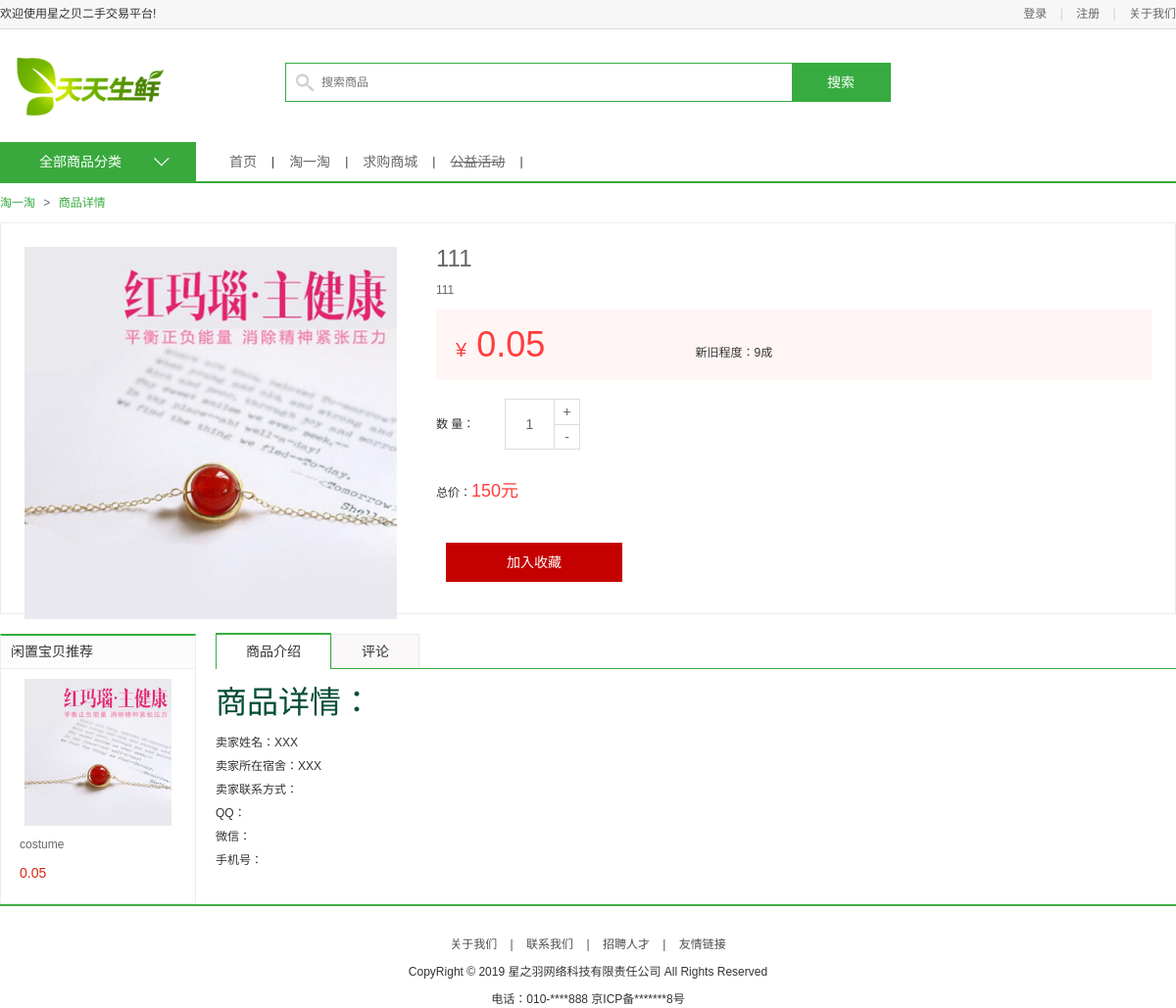
Page /detail/?good_id=15 on the earlier database version.
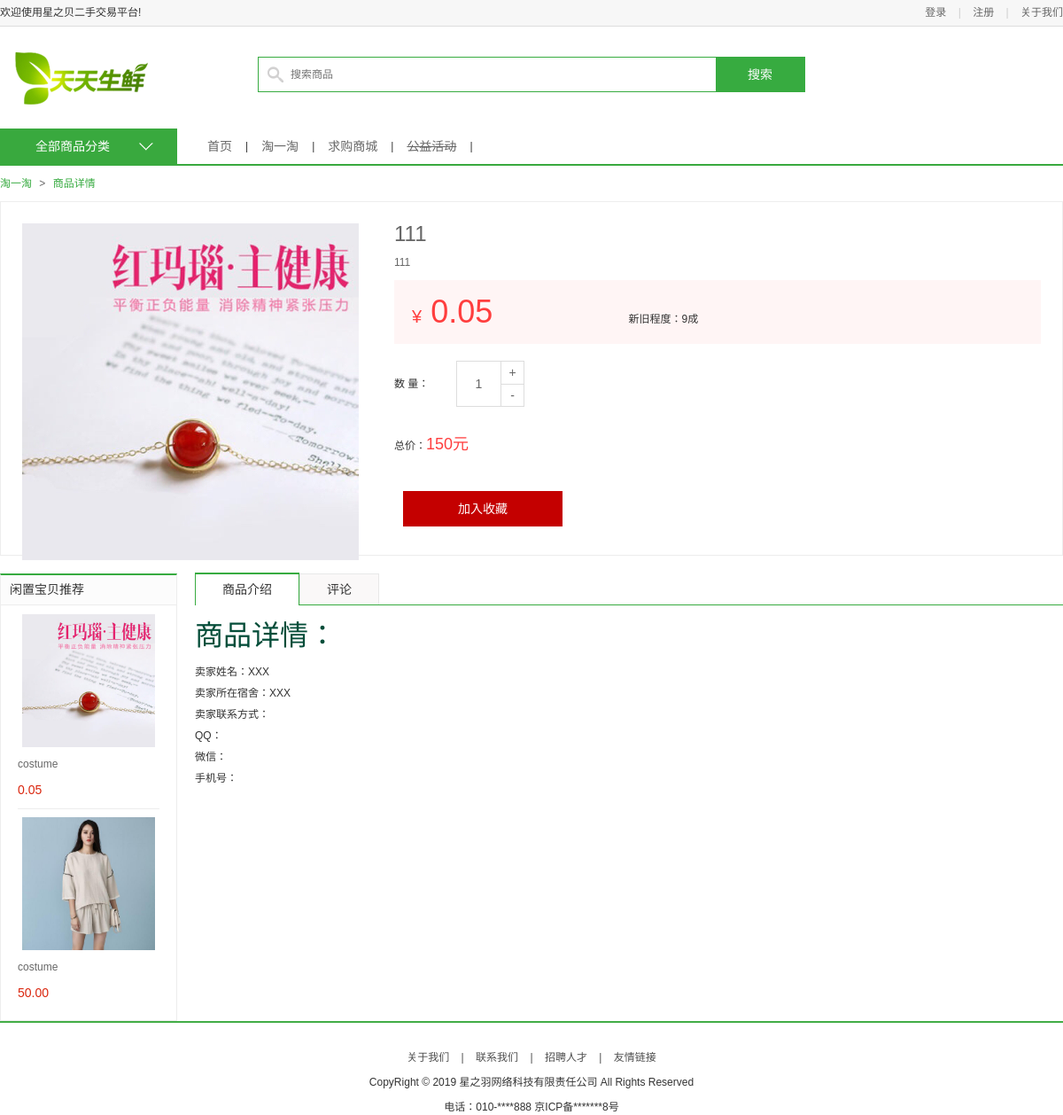
Same page on the later database version.
### apps/df_goods/models.py (models this page shows, shortened)
class GoodsInfo(models.Model):
    DEGREE = (
        ('9', '9成'),
        ('8', '8成'),
        ('7', '7成'),
        ('6', '6成'),
        ('5', '5成以下'),
    )
    TYPE = (
        ('costume','服饰配饰'),
        ('electronics','数码科技'),
        ('sport','运动代步'),
        ('stationery','书籍文具'),
        ('game','虚拟产品'),
        ('other','其他'),
    )
    goods_introduce_default = """
<h1>卖家姓名：XXX</h1>

<h1>卖家所在宿舍：XXX</h1>

<h1>卖家联系方式：</h1>

    <h1>QQ：</h1>

    <h1>微信：</h1>

    <h1>手机号：</h1>




    """
    goods_pic = models.ImageField(upload_to='goods/%Y/%m', blank=True, verbose_name='商品图片')
    goods_name = models.CharField(max_length=30, verbose_name='商品名称')
    goods_detail = models.CharField(max_length=200, verbose_name='商品描述')
    goods_degree = models.CharField(verbose_name='商品新旧程度', choices=DEGREE, max_length=16)
    goods_introduce = HTMLField(verbose_name='商品介绍页', default=goods_introduce_default)
    goods_old_price = models.DecimalField(max_digits=5, decimal_places=2, verbose_name='商品原价(￥)', default=100)
    goods_price = models.DecimalField(max_digits=5, decimal_places=2, verbose_name='商品价格(￥)')
    goods_click = models.IntegerField(verbose_name='商品人气', default=0)
    goods_type = models.CharField(max_length=16, choices=TYPE, verbose_name='商品类型')
    isDelete = models.BooleanField(default=False, verbose_name='是否删除')
    is_recommend = models.BooleanField(default=False, verbose_name='首页推荐')
    add_time = models.DateTimeField(auto_now_add=True, verbose_name='商品添加时间')
    class Meta:
        verbose_name = '商品信息'
        verbose_name_plural = verbose_name

### apps/df_goods/views.py (the view)
# urls.py: path('detail/', Detail.as_view(),  name='detail'),
class Detail(View):
    def get(self, request):
        good_id = request.GET.get('good_id','')
        good = GoodsInfo.objects.get(id=good_id)
        good_type = good.goods_type  #取出类型
        good_type = GoodsInfo.objects.filter(goods_type=good_type)[:3]  #按类型查找
        good.goods_click += 1        #点击商品人气+1
        good.save()
        return render(request, 'detail.html', {
            'good': good,
            'good_ty':good_type
        })

### templates/detail.html (shortened to what this page needs)
{% extends 'base.html' %}
{% load static %}
{% block css %}
    <link rel="stylesheet" type="text/css" href="{% static 'css/style.css' %}">
{% endblock %}
{% block body %}
	<div class="navbar_con">
		<div class="navbar clearfix">
			<div class="subnav_con fl">
				<h1>全部商品分类</h1>
				<span></span>
			</div>
			<ul class="navlist fl">
				<li><a href="{% url 'goods:index' %}">首页</a></li>
				<li class="interval">|</li>
				<li><a href="{% url 'goods:list' 'all' %}">淘一淘</a></li>
				<li class="interval">|</li>
				<li><a href="">求购商城</a></li>
                <li class="interval">|</li>
				<li><a href="" style="text-decoration:line-through;" onclick="alert('暂未开发完成,敬请期待')">公益活动</a></li>
                <li class="interval">|</li>
			</ul>
		</div>
	</div>
	<div class="breadcrumb">
		<a href="{% url 'goods:list' 'all' %}">淘一淘</a>
		<span>></span>
		<a href="#">商品详情</a>
	</div>
	<div class="goods_detail_con clearfix">
		<div class="goods_detail_pic fl"><img src="{{ MEDIA_URL }}{{ good.goods_pic }}" width="380" height="380"></div>
		<div class="goods_detail_list fr">
			<h3>{{ good.goods_name }}</h3>
			<p>{{ good.goods_detail }}</p>
			<div class="prize_bar">
				<span class="show_pirze">¥<em>{{ good.goods_price }}</em></span>
				<span class="show_unit">新旧程度：{{ good.goods_degree }}成</span>
			</div>
			<div class="goods_num clearfix">
				<div class="num_name fl">数 量：</div>
				<div class="num_add fl">
					<input type="text" class="num_show fl" value="1">
					<a href="javascript:;" class="add fr">+</a>
					<a href="javascript:;" class="minus fr">-</a>
				</div>
			</div>
			<div class="total">总价：<em>150元</em></div>
			<div class="operate_btn">
				<a href="javascript:;" class="add_cart" id="add_cart">加入收藏</a>
			</div>
		</div>
	</div>
	<div class="main_wrap clearfix">
		<div class="l_wrap fl clearfix">
			<div class="new_goods">
				<h3>闲置宝贝推荐</h3>
				<ul>
                    {% for good_x in good_ty %}
                        <li>
						<a href="{% url 'goods:detail' %}?good_id={{ good_x.id }}"><img src="{{ MEDIA_URL }}{{ good_x.goods_pic }}"></a>
						<h4><a href="{% url 'goods:detail' %}?good_id={{ good_x.id }}">{{ good_x.goods_type }}</a></h4>
						<div class="prize">{{ good_x.goods_price }}</div>
					</li>
                    {% endfor %}
				</ul>
			</div>
		</div>
		<div class="r_wrap fr clearfix">
			<ul class="detail_tab clearfix">
				<li class="active">商品介绍</li>
				<li>评论</li>
			</ul>
			<div class="tab_content">
				<dl>
					<dt style="font-size: 32px">商品详情：</dt>
					<dd>{{ good.goods_introduce | safe }}</dd>
				</dl>
			</div>
		</div>
	</div>
{% endblock %}

Differences in the rows shown:
added GoodsInfo: goods_pic (picture), goods_type "costume", goods_price "50.00"
